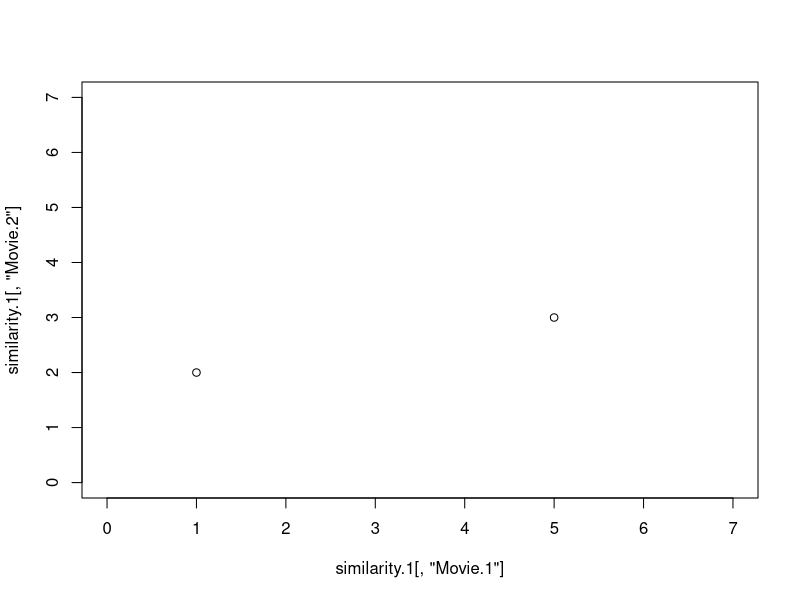
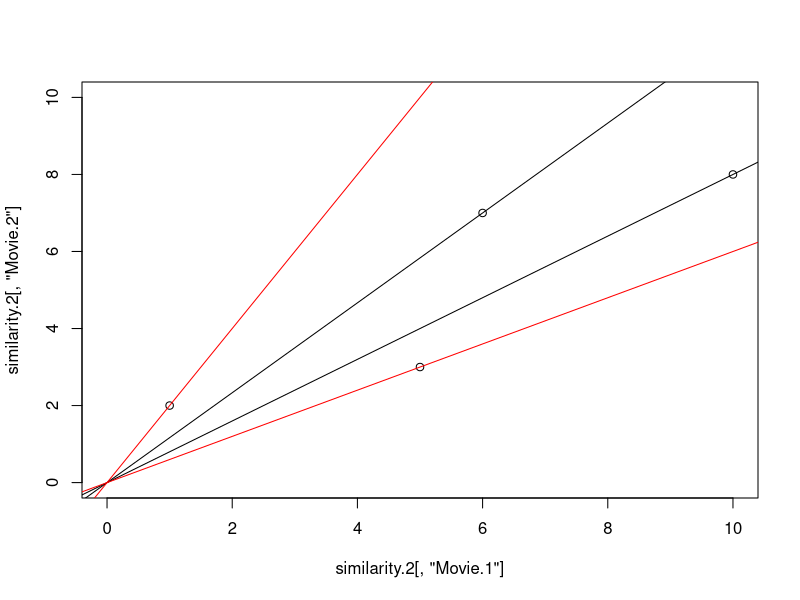

The R source for these figures, in order:
#Yanwen Wang
#University of Colorado Leeds School of Business
#Customer Analytics
#Updated April 2017

#Demonstrate different distance metrics, how to compute them, pros and cons

#rm(list=ls())

#Set working directory
similarity.1<-t(data.frame(c(1,2),c(5,3)))

rownames(similarity.1)<-c("Alice","Bernard")
colnames(similarity.1)<-c("Movie.1","Movie.2")

plot(similarity.1[,"Movie.1"],similarity.1[,"Movie.2"],ylim=c(0,7),xlim=c(0,7))

similarity.1.manhattan<-as.matrix(dist(similarity.1, method="manhattan"))
rownames(similarity.1.manhattan)<-c("Alice","Bernard")
colnames(similarity.1.manhattan)<-c("Alice","Bernard")
similarity.1.manhattan

similarity.1.euclidean<-as.matrix(dist(similarity.1, method="euclidean"))
rownames(similarity.1.euclidean)<-c("Alice","Bernard")
colnames(similarity.1.euclidean)<-c("Alice","Bernard")
similarity.1.euclidean

#install.packages('proxy') # This package adds cosine to the distance functions that can be computed
library('proxy') 

similarity.1.cosine<-as.matrix(dist(similarity.1, method="cosine"))
similarity.1.cosine<-1-similarity.1.cosine #This function actually returns 1-cosine, so need to convert
similarity.1.cosine
angle.1<-acos(similarity.1.cosine)/(2*pi/360)

rownames(similarity.1.cosine)<-c("Alice","Bernard")
colnames(similarity.1.cosine)<-c("Alice","Bernard")
angle.1

# Correlation can't be visualized for bivariate data
similarity.1.correlation<-cor(t(similarity.1), use="pairwise.complete.obs")
rownames(similarity.1.correlation)<-c("Alice","Bernard")
colnames(similarity.1.correlation)<-c("Alice","Bernard")
similarity.1.correlation

# # # # Cosine is sensitive to scaling
# Add a constant to each value

similarity.2<-t(data.frame(c(1 + 5,2 + 5),c(5 + 5,3 + 5)))

rownames(similarity.2)<-c("Alice","Bernard")
colnames(similarity.2)<-c("Movie.1","Movie.2")

# Plot
plot(similarity.2[,"Movie.1"],similarity.2[,"Movie.2"],ylim=c(0,10),xlim=c(0,10))
points(c(1,5),c(2,3))
abline(0,7/6); abline(0,8/10)
abline(0,2/1,col="red"); abline(0,3/5,col="red")

# Get similarity matrix
similarity.2.cosine<-1-as.matrix(dist(similarity.2, method="cosine"))
rownames(similarity.2.cosine)<-c("Alice","Bernard")
colnames(similarity.2.cosine)<-c("Alice","Bernard")
similarity.2.cosine
angle.2<-acos(similarity.2.cosine)/(pi/180)
angle.2

# Compare to previous
similarity.2.manhattan<-as.matrix(dist(similarity.2, method="manhattan"))
similarity.2.euclidean<-as.matrix(dist(similarity.2, method="euclidean"))
similarity.2.correlation<-cor(t(similarity.2), use="pairwise.complete.obs")

similarity.1.cosine
similarity.2.cosine

similarity.1.manhattan
similarity.2.manhattan

similarity.1.euclidean
similarity.2.euclidean

similarity.1.correlation
similarity.2.correlation


#How do distance functions treat missing data?
similarity.3<-t(data.frame(c(NA,NA,4,4,5),c(1,2,2,2,3)))

rownames(similarity.3)<-c("Alice","Bernard")
colnames(similarity.3)<-c("Movie.1","Movie.2","Movie.3","Movie.4","Movie.5")
similarity.3

similarity.3.manhattan<-as.matrix(dist(similarity.3, method="manhattan"))
rownames(similarity.3.manhattan)<-c("Alice","Bernard")
colnames(similarity.3.manhattan)<-c("Alice","Bernard")
similarity.3.manhattan

similarity.3.euclidean<-as.matrix(dist(similarity.3, method="euclidean"))
rownames(similarity.3.euclidean)<-c("Alice","Bernard")
colnames(similarity.3.euclidean)<-c("Alice","Bernard")
similarity.3.euclidean


#Compare distance functions after scaling one set of values. Cindy's scores are Alice's plus a constant
similarity.4<-t(data.frame(c(2,2,4,4,5),c(1,2,2,2,3),c(2+5,2+5,4+5,4+5,5+5) ))
rownames(similarity.4)<-c("Alice","Bernard","Cindy")
colnames(similarity.4)<-c("Movie.1","Movie.2","Movie.3","Movie.4","Movie.5")
similarity.4

similarity.4.cosine<-1-as.matrix(dist(similarity.4, method="cosine"))
similarity.4.cosine

similarity.4.correlation<-cor(t(similarity.4), use="pairwise.complete.obs")
rownames(similarity.4.correlation)<-c("Alice","Bernard","Cindy")
colnames(similarity.4.correlation)<-c("Alice","Bernard","Cindy")
similarity.4.correlation

similarity.4.manhattan<-as.matrix(dist(similarity.4, method="manhattan"))
rownames(similarity.4.manhattan)<-c("Alice","Bernard","Cindy")
colnames(similarity.4.manhattan)<-c("Alice","Bernard","Cindy")
similarity.4.manhattan

similarity.4.euclidean<-as.matrix(dist(similarity.4, method="euclidean"))
rownames(similarity.4.euclidean)<-c("Alice","Bernard","Cindy")
colnames(similarity.4.euclidean)<-c("Alice","Bernard","Cindy")
similarity.4.euclidean





